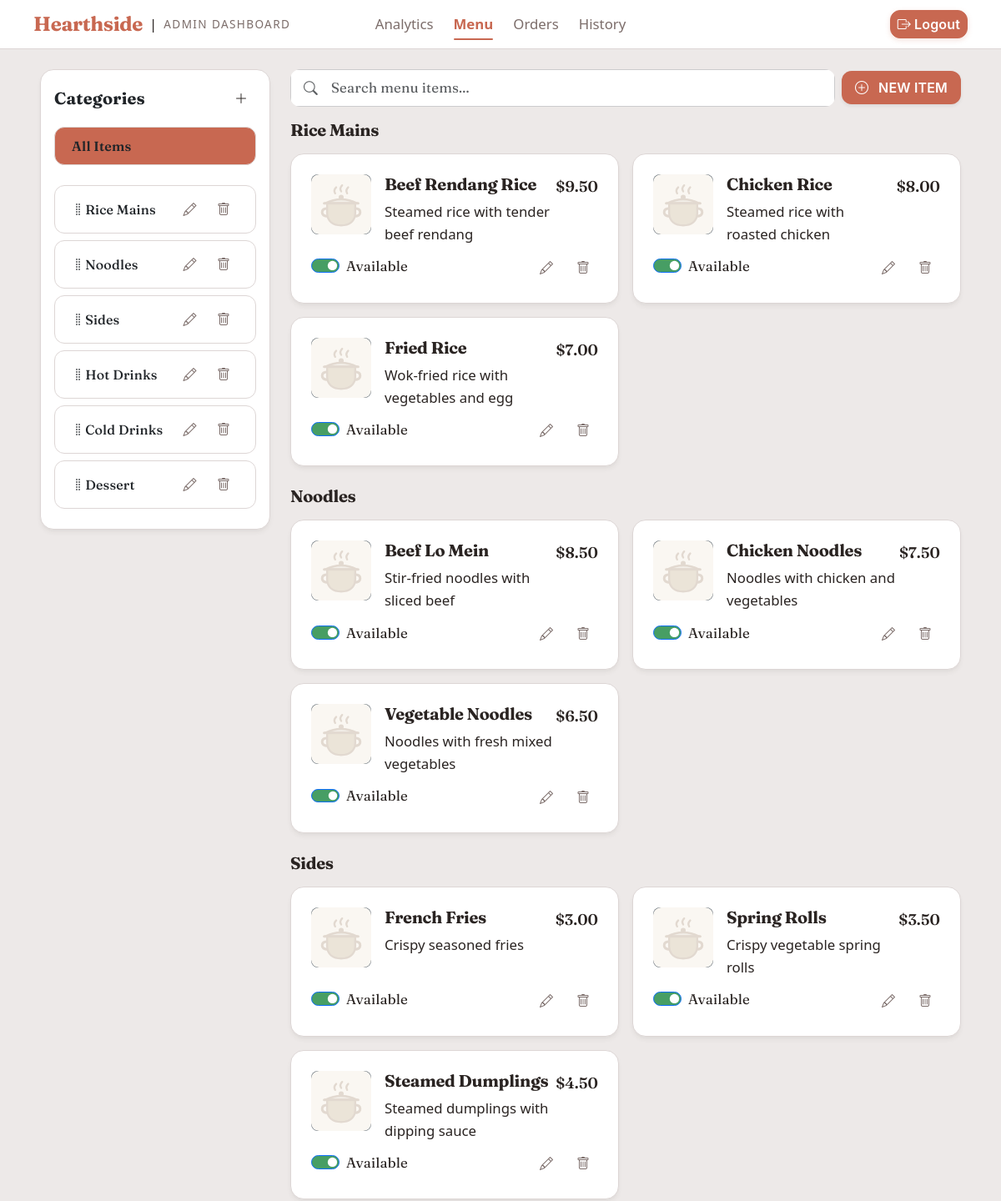
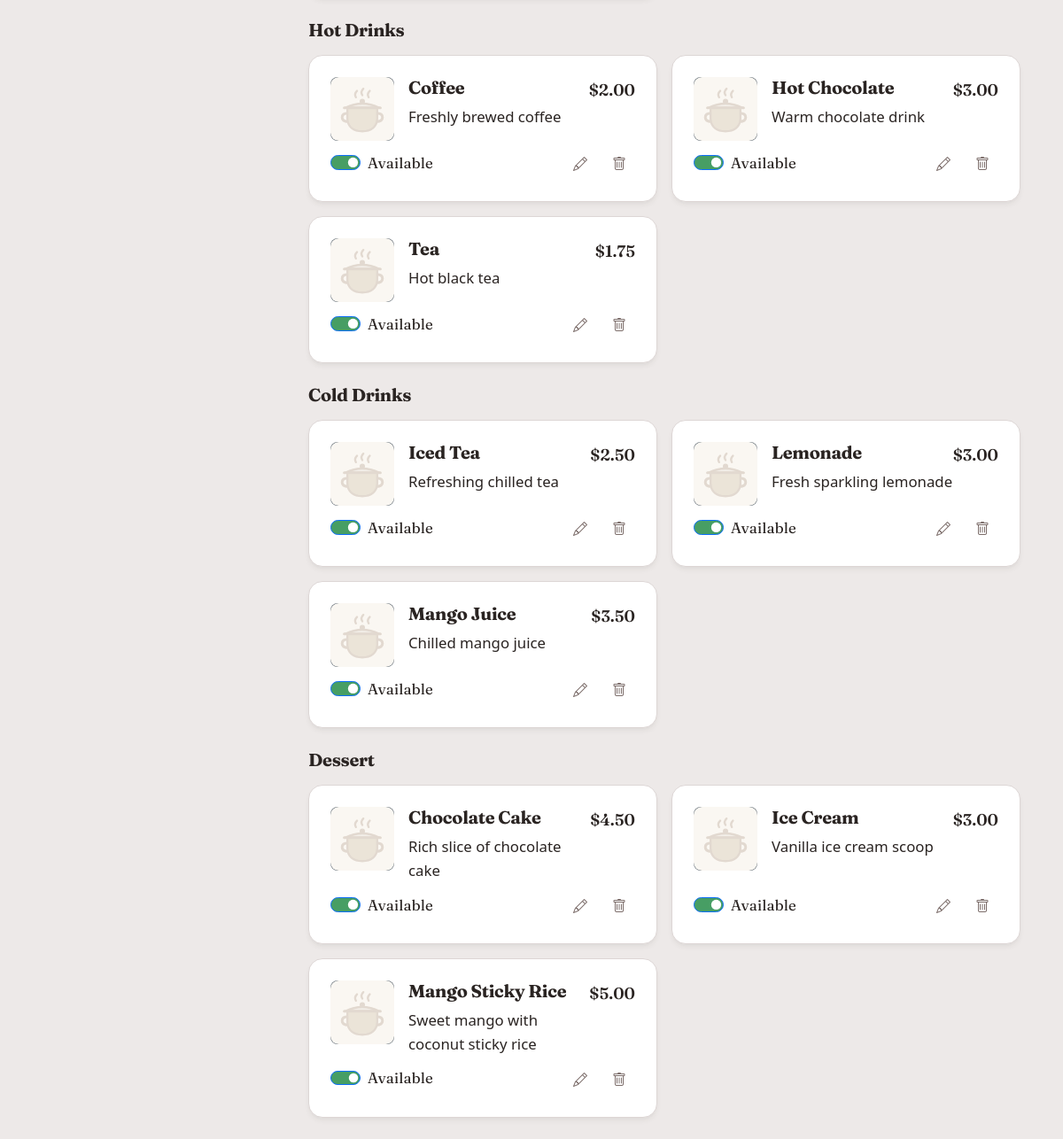
The app's page /admin/manage-menu (signed in) with its own data (2 pictures, top to bottom).
### app/models.py (models this page shows, shortened)
class Category(db.Model):
    __tablename__ = "categories"
    id   = db.Column(db.Integer, primary_key=True)
    name = db.Column(db.String(64), unique=True, nullable=False)
    display_order = db.Column(db.Integer, default=0, nullable=False)
    items = db.relationship("MenuItem", backref="category", lazy=True)
    def __repr__(self):
        return f"<Category {self.name!r}>"

class MenuItem(db.Model):
    __tablename__ = "menu_items"
    id               = db.Column(db.Integer, primary_key=True)
    name             = db.Column(db.String(100), nullable=False)
    description      = db.Column(db.String(255), default="")
    price            = db.Column(db.Float,       nullable=False)
    category_id      = db.Column(db.Integer, db.ForeignKey('categories.id', ondelete='SET NULL'), nullable=True)
    image_filename   = db.Column(db.String(120),  default="placeholder.jpg")
    is_available     = db.Column(db.Boolean,      default=True, nullable=False)
    order_items = db.relationship("OrderItem", back_populates="menu_item")

### app/admin/routes.py (the view)
@admin_bp.route('/manage-menu', methods=['GET'])
def manage_menu():
    search_query = request.args.get('search', '').strip()
    all_items = MenuItem.query.order_by(MenuItem.name.asc()).all()
    items_by_category = defaultdict(list)
    categories = Category.query.order_by(Category.display_order.asc()).all()
    for category in categories:
        items_by_category[category] = [item for item in all_items if item.category_id == category.id]
    category_query = Category.query.order_by(Category.display_order.asc()).all()
    for item in all_items:
            if item.category is None:
                items_by_category["Uncategorized"].append(item)
    return render_template('admin/manage_menu.html',
                           items_by_category=items_by_category,
                           search_query=search_query,
                           categories=category_query)

### app/admin/routes.py (called while the page is built)
@admin_bp.before_request
def require_admin_for_all_admin_routes():
    if request.endpoint == "admin.login":
        return None
    if not current_user.is_authenticated:
        if request.is_json:
            return jsonify({"success": False, "message": "Authentication required."}), 401
        return redirect(url_for("main.index"))
    if getattr(current_user, "role", None) != "admin" and not getattr(current_user, "is_admin", False):
        if request.is_json:
            return jsonify({"success": False, "message": "Admin privileges required."}), 403
        abort(403)

### app/templates/admin/manage_menu.html (shortened to what this page needs)
{% extends "admin_base.html" %} {% block content %}
<div class="container dashboard-desktop-container overflow-y-auto flex-grow-1 pt-4">
    <div class="menu-dashboard-body d-flex flex-column flex-lg-row gap-4">
        <div class="menu-dashboard-left-column col-12 col-md-12 col-lg-3 ">
            <div class="card ">
                <div class="card-body ">
                    <div class="d-flex justify-content-between align-items-center mb-3 ">
                        <h2 class="d-flex flex-row justify-content-between align-items-center w-100 category-header h5 mb-0 headline-font text-dark fw-bold">
                            <div class="label-font">Categories</div>
                            <button
                                type="button"
                                class="btn btn-icon btn-sm p-1"
                                data-bs-toggle="modal"
                                data-bs-target="#addCategoryModal"
                            >
                                <i class="bi bi-plus-lg"></i>
                            </button>
                        </h2>
                    </div>
                    <div class="category-list ">
                        <div class="btn btn-category d-flex justify-content-between align-items-center mb-4 active"
                            data-category-id="all">
                            <span class="label-font text-dark">All Items</span>
                        </div>
                        <div id="sortableCategoryList" class="list-group">
                            {% for category in categories %}
                            <div class="btn btn-category d-flex justify-content-between align-items-center mb-2"
                                data-category-id="{{ category.id }}"
                                data-id="{{category.id}}">
                                <div class="category-label d-flex align-items-center">
                                    <i class="bi bi-grip-vertical text-muted dragHandle pointer" style="cursor: grab;"></i>
                                    <span class="label-font text-dark">{{ category.name }}</span>
                                </div>
                                <div class="category-actions">
                                    <button
                                        type="button"
                                        class="btn btn-icon btn-sm p-1 btn-ghost"
                                        data-bs-toggle="modal"
                                        data-bs-target="#editCategoryModal"
                                        data-action="edit-category"
                                        data-category-id="{{ category.id }}"
                                        data-category-name="{{ category.name }}"
                                    >
                                        <i class="bi bi-pencil"></i>
                                    </button>
                                    <button
                                        type="button"
                                        class="btn btn-icon btn-sm p-1 btn-ghost"
                                        data-action="delete-category"
                                        data-category-id="{{ category.id }}"
                                        data-category-name="{{ category.name }}"
                                    >
                                        <i class="bi bi-trash"></i>
                                    </button>
                                </div>
                            </div>
                            {% endfor %}
                        </div>
                    </div>
                </div>
            </div>
        </div>
        <div class="menu-dashboard-right-column w-100">
            <div class="menu-dashboard-header d-flex flex-row justify-content-between gap-2 g-3 align-items-center mb-3">
                <form
                    method="GET"
                    action="{{ url_for('admin.manage_menu') }}"
                    class="search-bar position-relative w-100"
                >
                    <i
                        class="bi bi-search position-absolute top-50 start-0 translate-middle-y ms-3 text-muted"
                    ></i>
                    <input
                        type="text"
                        id="searchInput"
                        name="search"
                        value="{{ search_query or '' }}"
                        class="form-control border-secondary border-opacity-25 bg-white bg-opacity-70 py-2 ps-5 body-font"
                        placeholder="Search menu items..."
                    />
                </form>
                <button type="button"
                        class="btn btn-primary text-white text-nowrap py-2 px-3 fw-semibold border-0 shadow-sm"
                        data-bs-toggle="modal"
                        data-bs-target="#addItemModal">
                    <i class="bi bi-plus-circle me-1"></i> NEW ITEM
                </button>
            </div>
            {% for category, menu_items in items_by_category.items() %}
            {% if menu_items %}
            <div class="category-section mb-4" data-section-category="{{ category.id }}">
                <h3 class="h5 headline fw-bold mb-3">{{ category.name }}</h3>
                <div class="row row-cols-1 row-cols-md-2 g-3">
                    {% for item in menu_items %}
                    <div class="col menu-item-card"  id="menuItemCard-{{ item.id }}">
                        <div class="card h-100 d-flex gap-2 align-items-center justify-content-between px-4 py-4">
                            <div class="card-content d-flex flex-row gap-3 align-items-start w-100">
                                <div class="card-image overflow-hidden flex-shrink-0 rounded-3 d-flex justify-content-center align-items-center bg-secondary" style="width: 72px; height: 72px;">
                                    <img src="{% if not item.image_filename or item.image_filename == 'placeholder.jpg' %}{{ url_for('static', filename='img/placeholder-pot.svg') }}{% else %}{{ url_for('static', filename='uploads/' + item.image_filename) }}{% endif %}"
                                            class="card-img-top object-fit-cover w-100" >
                                </div>
                                <div class="card-main d-flex flex-row justify-content-between w-100">
                                    <div class="card-text">
                                        <h5 class="card-title">{{ item.name }}</h5>
                                        <p class="card-text">{{ item.description }}</p>
                                    </div>
                                    <div class="card-price d-flex flex-column align-items-start h-100">
                                        <p class="price-tag ">${{ "{:,.2f}".format(item.price) }}</p>
                                    </div>
                                </div>
                            </div>
                            <div class="card-actions bg-transparent border-0 d-flex justify-content-between align-items-center w-100">
                                <div class="form-check form-switch">
                                    <input class="form-check-input"
                                        type="checkbox"
                                        role="switch"
                                        id="switch_{{ item.id }}"
                                        onchange="toggleVisibility(this, '{{ item.id }}')"
                                        {% if item.is_available %}checked{% endif %}>
                                    <label class="form-check-label" id="label_{{ item.id }}" for="switch_{{ item.id }}">{% if item.is_available %}Available{% else %}Unavailable{% endif %}</label>
                                </div>
                                <div class="d-flex gap-2">
                                    <button type="button" class="btn btn-sm btn-icon btn-ghost"
                                            data-action="edit"
                                            data-item-id="{{ item.id }}"
                                            data-item-name="{{ item.name }}">
                                            <i class="bi bi-pencil"></i>
                                    </button>
                                    <button type="button" class="btn btn-sm btn-icon btn-ghost-danger"
                                            data-action="delete-item"
                                            data-item-id="{{ item.id }}"
                                            data-item-name="{{ item.name }}">
                                        <i class="bi bi-trash"></i>
                                    </button>
                                </div>
                            </div>
                        </div>
                    </div>
                    {% endfor %}
                </div>
            </div>
            {% endif %}
            {% endfor %}
        </div>
    </div>
</div>
{% endblock %}

### app/templates/admin_base.html (shortened to what this page needs)
<!DOCTYPE html>
<html lang="en">
<head>
  <link href="https://cdn.jsdelivr.net/npm/bootstrap@5.3.3/dist/css/bootstrap.min.css" rel="stylesheet" />
  <link rel="stylesheet" href="https://cdn.jsdelivr.net/npm/bootstrap-icons@1.13.1/font/bootstrap-icons.min.css">
    <link rel="stylesheet" href="{{ url_for('static', filename='scss/main.css') }}">
</head>
<body class="vh-100 overflow-hidden d-flex flex-column">
    <nav class="app-navbar flex-shrink-0 ">
        <div class="container justify-content-between d-flex container-fluid">
            <div class="brand-container col-6 col-lg-4 d-flex align-items-center gap-2">
                <a href="{{ url_for('main.index') }}" class="h4 brand-title fw-bolder  m-0 text-decoration-none">Hearthside</a>
                <span class="brand-divider d-none d-md-inline" aria-hidden="true">|</span>
                <span class="brand-tagline fw-light fs-7     d-none d-md-inline">Admin Dashboard</span>
            </div>
            <div class="nav-links d-none d-lg-flex col-lg-4 d-none d-lg-flex justify-content-center align-items-center gap-4">
            <a class="nav-item-link {% if request.endpoint == 'admin.index' %}active{% endif %}" href="/admin/">Analytics</a>
            <a class="nav-item-link {% if request.endpoint == 'admin.manage_menu' %}active{% endif %}" href="/admin/manage-menu">Menu</a>
            <a class="nav-item-link {% if request.endpoint == 'admin.order_management' %}active{% endif %}" href="/admin/orders">Orders</a>
            <a class="nav-item-link {% if request.endpoint == 'admin.order_history' %}active{% endif %}" href="/admin/history">History</a>
            </div>
            <div class="nav-actions col-6 col-lg-4 d-flex justify-content-end align-items-center gap-2">
                <button class="btn btn-navbar btn-primary  d-flex py-1 gap-1 justify-content-center p-2">
                    <i class="bi bi-box-arrow-right"></i>
                    <div id="adminLogoutBtn" class="label">Logout</div>
                </button>
            </div>
        </div>
    </nav>
    <main class="container container-fluid flex-grow-1 d-flex flex-column overflow-hidden">
            {% block content %}{% endblock %}
    </main>
</body>
</html>

### records on screen
Category: name "Rice Mains"
Category: name "Noodles"
Category: name "Sides"
Category: name "Hot Drinks"
Category: name "Cold Drinks"
Category: name "Dessert"
MenuItem: name "Beef Rendang Rice", description "Steamed rice with tender beef rendang", price "9.50", is_available "☑", shows "Available"
MenuItem: name "Chicken Rice", description "Steamed rice with roasted chicken", price "8.00", is_available "☑", shows "Available"
MenuItem: name "Fried Rice", description "Wok-fried rice with vegetables and egg", price "7.00", is_available "☑", shows "Available"
MenuItem: name "Beef Lo Mein", description "Stir-fried noodles with sliced beef", price "8.50", is_available "☑", shows "Available"
MenuItem: name "Chicken Noodles", description "Noodles with chicken and vegetables", price "7.50", is_available "☑", shows "Available"
MenuItem: name "Vegetable Noodles", description "Noodles with fresh mixed vegetables", price "6.50", is_available "☑", shows "Available"
MenuItem: name "French Fries", description "Crispy seasoned fries", price "3.00", is_available "☑", shows "Available"
MenuItem: name "Spring Rolls", description "Crispy vegetable spring rolls", price "3.50", is_available "☑", shows "Available"
MenuItem: name "Steamed Dumplings", description "Steamed dumplings with dipping sauce", price "4.50", is_available "☑", shows "Available"
MenuItem: name "Coffee", description "Freshly brewed coffee", price "2.00", is_available "☑", shows "Available"
MenuItem: name "Hot Chocolate", description "Warm chocolate drink", price "3.00", is_available "☑", shows "Available"
MenuItem: name "Tea", description "Hot black tea", price "1.75", is_available "☑", shows "Available"
MenuItem: name "Iced Tea", description "Refreshing chilled tea", price "2.50", is_available "☑", shows "Available"
MenuItem: name "Lemonade", description "Fresh sparkling lemonade", price "3.00", is_available "☑", shows "Available"
MenuItem: name "Mango Juice", description "Chilled mango juice", price "3.50", is_available "☑", shows "Available"
MenuItem: name "Chocolate Cake", description "Rich slice of chocolate cake", price "4.50", is_available "☑", shows "Available"
MenuItem: name "Ice Cream", description "Vanilla ice cream scoop", price "3.00", is_available "☑", shows "Available"
MenuItem: name "Mango Sticky Rice", description "Sweet mango with coconut sticky rice", price "5.00", is_available "☑", shows "Available"
